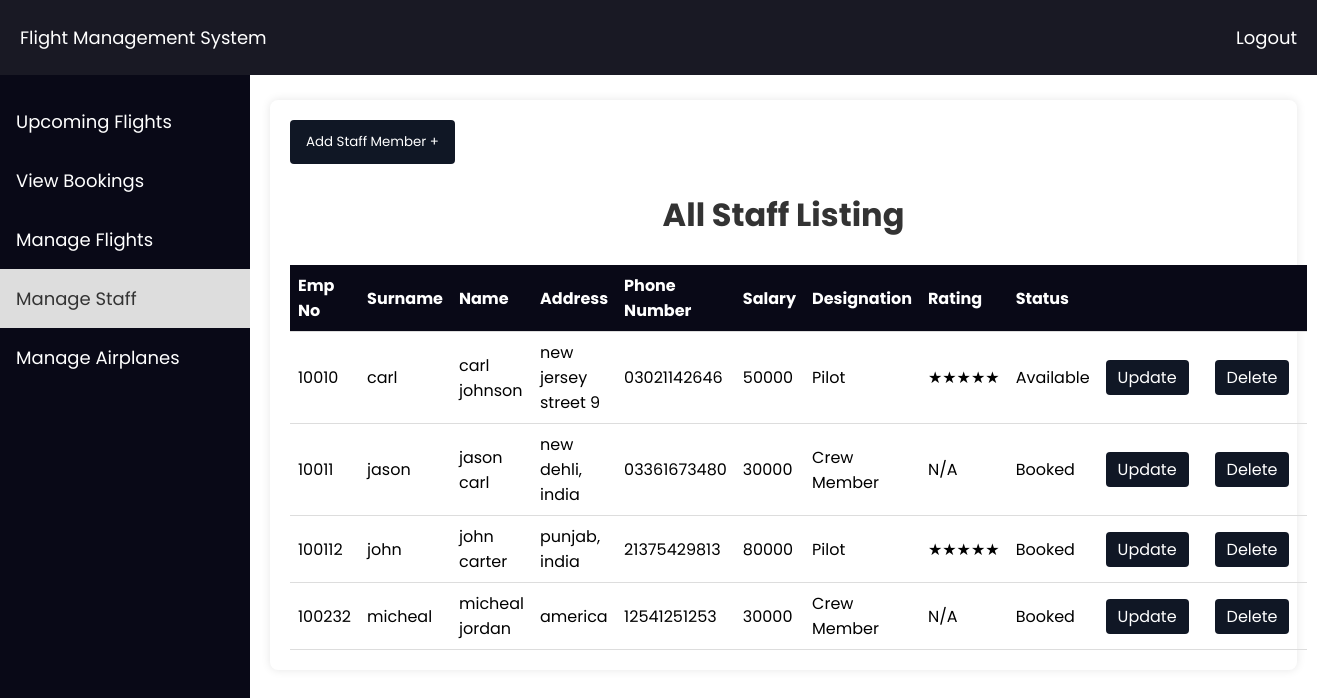
The app's page /Admin/Staff/all_staff_listing.php (signed in) with its own data.
### tables this page shows
CREATE TABLE `staffs` (
  `ID` int(11) NOT NULL,
  `EmpNum` varchar(10) NOT NULL,
  `SurName` varchar(50) NOT NULL,
  `Name` varchar(50) NOT NULL,
  `Address` varchar(100) NOT NULL,
  `PhoneNumber` varchar(20) NOT NULL,
  `Salary` varchar(20) NOT NULL,
  `Booked` tinyint(1) NOT NULL,
  `Designation` varchar(50) NOT NULL,
  `rating` varchar(10) NOT NULL
);

### Admin/Staff/all_staff_listing.php (the view, shortened to what this page needs)
<?php
$servername = "localhost";
$username = "root";
$password = "";
$dbname = "flight_management_system";
$conn = new mysqli($servername, $username, $password, $dbname);
$sql = "SELECT * FROM staffs";
$result = $conn->query($sql);
?>
<!DOCTYPE html>
<html lang="en">
<head>
</head>
<body>
<div class="navbar">
        <a href="#">Flight Management System</a>
        <a href="../logout.php" style="float: right;">Logout</a>
    </div>
    <div class="sidebar">
        <a href="../admin_dashboard.php">Upcoming Flights</a>
        <a href="../Booking/all_booking_listing.php">View Bookings</a>
        <a href="../Flight/all_flight_listing.php" >Manage Flights</a>
        <a href="all_staff_listing.php" id='active'>Manage Staff</a>
        <a href="../AirPlane/all_plane_listing.php">Manage Airplanes</a>
    </div>
    <div class="content">
    <form action="add_staff.php" method="post">
        <input type="submit" class='addbtn' value="Add Staff Member +">
    </form>
    <h2>All Staff Listing</h2>
    <table>
        <thead>
            <tr>
                <th>Emp No</th>
                <th>Surname</th>
                <th>Name</th>
                <th>Address</th>
                <th>Phone Number</th>
                <th>Salary</th>
                <th>Designation</th>
                <th>Rating</th>
                <th>Status</th>
                <th></th>
                <th></th>
            </tr>
        </thead>
        <tbody>
            <?php
            if ($result->num_rows > 0) {
                while($row = $result->fetch_assoc()) {
                    echo "<tr>";
                    echo "<td>" . $row['EmpNum'] . "</td>";
                    echo "<td>" . $row['SurName'] . "</td>";
                    echo "<td>" . $row['Name'] . "</td>";
                    echo "<td>" . $row['Address'] . "</td>";
                    echo "<td>" . $row['PhoneNumber'] . "</td>";
                    echo "<td>" . $row['Salary'] . "</td>";
                    echo "<td>" . $row['Designation'] . "</td>";
                    echo "<td>" . generateStars($row['rating']) . "</td>";
                    echo "<td>" . ($row['Booked'] ? "Booked" : "Available") . "</td>";
                    echo "<td> <a class='confirm' href='update_staff.php?id=" . $row['ID'] . "'>Update</a> </td>";
                    echo "<td> <a class='confirm' href='delete_staff.php?id=" . $row['ID'] . "'>Delete</a> </td>";
                    echo "</tr>";
                }
            } else {
                echo "<tr><td colspan='9'>No staff members found</td></tr>";
            }
            function generateStars($rating) {
    if (is_numeric($rating)) {
        $stars = "";
        for ($i = 0; $i < $rating; $i++) {
            $stars .= "★";
        }
        return $stars;
    } else {
        return "N/A";
    }
}
            ?>
        </tbody>
    </table>
</div>
</body>
</html>

### Admin/Staff/all_staff_listing.php (style rules this page uses)
body { font-family: 'Poppins', sans-serif; margin: 0; padding: 0; }
.navbar { background-color: #191924; overflow: hidden; padding: 10px 0; position: fixed; width: 100%; top: 0; z-index: 1000; transition: top 0.3s; }
.navbar a { float: left; display: block; color: white; text-align: center; padding: 14px 20px; text-decoration: none; font-size: 18px; }
.content { max-width: 1300px; margin: 20px auto; padding: 20px; background-color: #fff; border-radius: 8px; box-shadow: 0 0 10px rgba(0, 0, 0, 0.1); margin-left: 270px; margin-right: 20px; margin-top:100px; }
.sidebar { height: 100%; width: 250px; position: fixed; z-index: 1; top: 62px; left: 0; background-color: #090917; padding-top: 20px; margin-top: 10px; float: left; }
.sidebar a { display: block; color: white; padding: 16px; text-decoration: none; font-size: 18px; }
table { width: 100%; border-collapse: collapse; }
th, td { padding: 8px; text-align: left; border-bottom: 1px solid #ddd; }
th { background-color: #090917; color: white; font-size: 16px; }
h2 { color: #333; text-align: center; font-size: 32px; }
.confirm { background-color: #101725; color: white; padding: 6px 12px; border: none; border-radius: 4px; cursor: pointer; font-weight: semi-bold; font-family: 'Poppins', sans-serif; text-decoration: none; margin-right: 10px; }
.addbtn { background-color: #101725; color: white; padding: 12px 16px; border: none; border-radius: 4px; cursor: pointer; font-weight: semi-bold; font-family: 'Poppins', sans-serif; text-decoration: none; margin-right: 10px; }
#active { background-color: #ddd; color: #333; }

### records on screen
staffs: EmpNum "10010", SurName "carl", Name "carl johnson", Address "new jersey street 9", PhoneNumber "03021142646", Salary "50000", Designation "Pilot", rating "★★★★★", Booked "Available"
staffs: EmpNum "10011", SurName "jason", Name "jason carl", Address "new dehli, india", PhoneNumber "03361673480", Salary "30000", Designation "Crew Member", rating "N/A", Booked "Booked"
staffs: EmpNum "100112", SurName "john", Name "john carter", Address "punjab, india", PhoneNumber "21375429813", Salary "80000", Designation "Pilot", rating "★★★★★", Booked "Booked"
staffs: EmpNum "100232", SurName "micheal", Name "micheal jordan", Address "america", PhoneNumber "12541251253", Salary "30000", Designation "Crew Member", rating "N/A", Booked "Booked"
